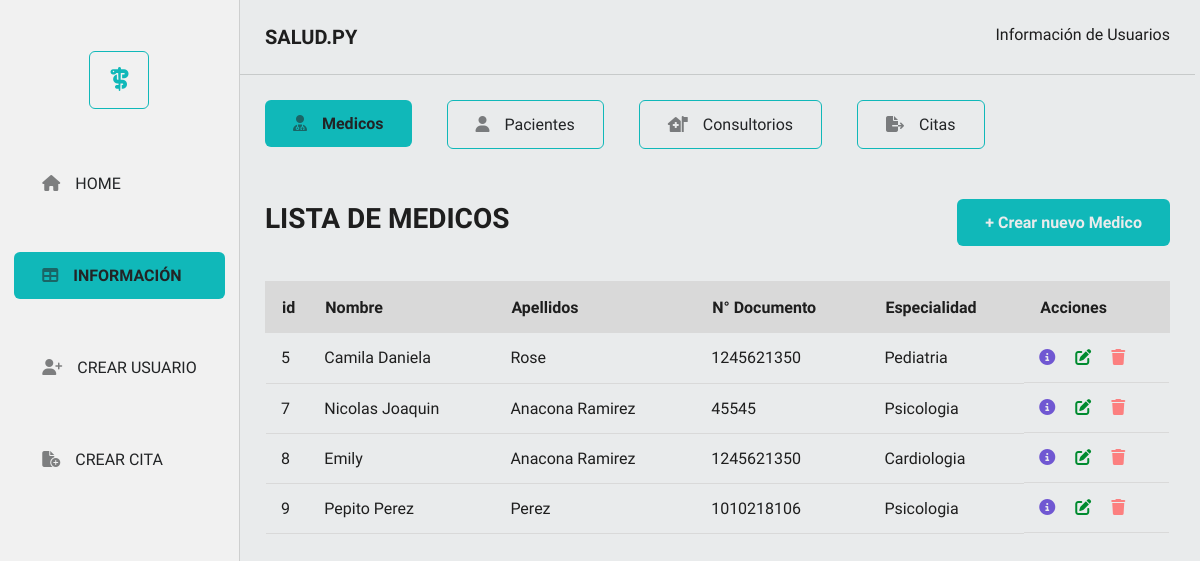
The app's page /medicos with its own data.
### app/models.py (models this page shows)
class Medico(db.Model):
    __tablename__='medicos'
    id = db.Column(db.Integer, primary_key = True )
    nombres = db.Column(db.String(120), nullable = True )
    apellidos = db.Column(db.String(120), nullable = True)
    tipo_identificacion = db.Column(db.String(4), nullable = True)
    numero_identificacion = db.Column(db.Integer)
    registro_medico = db.Column(db.Integer)
    especialidad = db.Column(db.String(50))
    citas = db.relationship("Cita" , backref = "medico" )

### app/routes.py (the view)
@app.route('/medicos')
def get_all_medicos():
    medicos = Medico.query.all()
    return render_template('medicos/medicos.html', medicos = medicos)

### app/templates/medicos/medicos.html (shortened to what this page needs)
<!DOCTYPE html>
<html lang="en">
  <head>
    <link rel="stylesheet" href="/app/styles/styles.css">
    <link rel="stylesheet" href="{{ url_for('static', filename='styles.css' )}}">
    <link rel="stylesheet" href="{{ url_for('static', filename='navs/menuLeft.css')}}">
    <link rel="stylesheet" href="{{ url_for('static', filename = 'info/infoUser.css')}}">
    <link rel="stylesheet" href="{{ url_for('static', filename = 'modals/messages.css')}}">
  </head>
  <body>
    <section class="sectionHomeTable">
      <section class="navLeft">
        <div class="logoNav"><span><i class="fa-solid fa-staff-snake"></i></span></div>
        <div class="navMenuLeft">
          <ul>
            <li><a class="botonLineNone" href="http://127.0.0.1:5000/"><span><i class="fa-solid fa-house"></i></span>HOME</a></li>
            <li><a class="botonPrimary" href="http://127.0.0.1:5000/medicos"><span><i class="fa-solid fa-table"></i></span>INFORMACIÓN</a></li>
            <li><a class="botonLineNone" href="http://127.0.0.1:5000/medicos/create"><span><i class="fa-solid fa-user-plus"></i></span>CREAR USUARIO</a></li>
            <li><a class="botonLineNone" href="http://127.0.0.1:5000/citas/create"><span><i class="fa-solid fa-file-circle-plus"></i></span>CREAR CITA</a></li>
          </ul>
        </div>
      </section>
      <section class="contenidoRight">
        <nav>
          <div class="headerRight">
            <h3>SALUD.PY</h3>
            <p>Información de Usuarios</p>
          </div>
          <div class="navInfoRight">
            <ul>
              <li><a class="botonPrimary" href="http://127.0.0.1:5000/medicos"><span><i class="fa-solid fa-user-doctor"></i></span>Medicos</a> </li>
              <li><a class="botonLine" href="http://127.0.0.1:5000/pacientes"><span><i class="fa-solid fa-user"></i></span> Pacientes </a></li>
              <li><a class="botonLine" href="http://127.0.0.1:5000/consultorios"><span><i class="fa-solid fa-house-medical-flag"></i></span>Consultorios </a></li>
              <li><a class="botonLine" href="http://127.0.0.1:5000/citas"><span><i class="fa-solid fa-file-export"></i></span>Citas</a></li>
            </ul>
          </div>
        </nav>
        <section class="containerRight">
          <div class="navHeaderTable">
            <h3 class="titleTable">LISTA DE MEDICOS</h3>
            <a class="botonPrimary" href="http://127.0.0.1:5000/medicos/create">+ Crear nuevo Medico</a>
          </div>
          <article>
            <table class="table">
              <thead class="tableTitle">
                <tr>
                  <th>id</th>
                  <th>Nombre</th>
                  <th>Apellidos</th>
                  <th>N° Documento</th>
                  <th>Especialidad</th>
                  <th>Acciones</th>
                </tr>
              </thead>
              <tbody>
                {% for medico in medicos %}
                <tr>
                  <td>{{ medico.id }}</td>
                  <td>{{ medico.nombres }}</td>
                  <td>{{ medico.apellidos }}</td>
                  <td>{{ medico.numero_identificacion}}</td>
                  <td>{{ medico.especialidad }}</td>
                  <td class="accionIcon">
                    <a class="iconInfo" href="/medicos/{{ medico.id }}"><i class="fa-solid fa-circle-info"></i></a>
                    <a class="iconUpdate" href="/medicos/update/{{ medico.id}}"><i class="fa-solid fa-pen-to-square"></i></a>
                    <a class="iconDelete" href="/medicos/delete/{{ medico.id }}"><i class="fa-solid fa-trash"></i></a>
                  </td>
                </tr>
                {% endfor %}
              </tbody>
            </table>
          </article>
        </section>
      </section>
    </section>
  </body>
</html>

### app/static/styles.css (style rules this page uses)
:root { --font-family-style : "Sarabun", sans-serif; --color-primary: #E9EBEC; --color-secundary: #10B8B9; --color-font : #1E1E1E; --color-font-text: #222426; --color-bg-secondary: #f1f1f1; --color-extra-bg: #D9D9D9; --color-extra-rgba: rgba(34, 36, 38, 0.17); --color-icon-rgba:rgba(34, 36, 38, 0.56); --color-delete: #FC7F7F; --color-upgrade:#008B2F; --color-details:#7057D2; --linea-color: 1px solid var(--color-extra-rgba); --border-butom: 1px solid var(--color-secundary); }
* { margin: 0; padding: 0; box-sizing: border-box; }
body { background-color: var(--color-primary); font-family: var(--font-family-style); color: var(--color-font); }
.sectionHomeTable { display: flex; }
.botonPrimary { display: flex; gap: 15px; align-items: center; border-radius: 6px; padding: 14px 28px; background-color: var(--color-secundary); text-decoration: none; color: var(--color-primary); font-weight: 600; border: none; }
.botonLine { display: flex; gap: 15px; align-items: center; border-radius: 6px; padding: 14px 28px; border: 1px solid var(--color-secundary); }
.botonLineNone { display: flex; gap: 15px; align-items: center; border-radius: 6px; padding: 14px 28px; }
.contenidoRight { width: 100%; padding-right: 35px; }
.headerRight { padding: 25px; display: flex; justify-content: space-between; border-bottom: var(--linea-color); }
.headerRight h3 { font-size: 1.25rem; font-weight: 600; }
@media (max-width: 1240px) { .contenidoRight { padding-right: 5px; } }

### app/static/navs/menuLeft.css (style rules this page uses)
:root { --color-primary: #E9EBEC; --color-secundary: #10B8B9; --color-font : #1E1E1E; --color-font-text: #222426; --color-bg-secondary: #f1f1f1; --color-extra-bg: #D9D9D9; --color-delete: #FC7F7F; --color-upgrade:#008B2F; --color-details:#7057D2; --color-extra-rgba: rgba(34, 36, 38, 0.17); --color-icon-rgba:rgba(34, 36, 38, 0.56); --linea-color: 1px solid var(--color-extra-rgba); --border-butom: 1px solid var(--color-secundary); }
.navLeft { height: 100vh; width: 20%; border-right: var(--linea-color); background: var(--color-bg-secondary); }
.logoNav { height: 20vh; display: flex; align-items: center; justify-content: center; }
.logoNav span { font-size: 1.5rem; border: var(--border-butom); padding: 14px 20px; border-radius: 6px; color: var(--color-secundary); }
.navMenuLeft { display: flex; justify-content: center; align-items: center; }
.navMenuLeft ul { list-style-type: none; display: flex; flex-direction: column; gap: 45px; }
.navLeft ul li a { text-decoration: none; color: var(--color-font-text); }
.navLeft ul li a span { color: var(--color-icon-rgba); }
@media (max-width: 1240px) { .navLeft { width: 25%; } }

### app/static/info/infoUser.css (style rules this page uses)
:root { --color-primary: #E9EBEC; --color-secundary: #10B8B9; --color-font : #1E1E1E; --color-font-text: #222426; --color-bg-secondary: #f1f1f1; --color-extra-bg: #D9D9D9; --color-delete: #FC7F7F; --color-upgrade:#008B2F; --color-details:#7057D2; --color-extra-rgba: rgba(34, 36, 38, 0.17); --color-icon-rgba:rgba(34, 36, 38, 0.56); --linea-color: 1px solid var(--color-extra-rgba); --border-butom: 1px solid var(--color-secundary); }
.navInfoRight { padding: 25px; }
.navInfoRight ul { display: flex; list-style-type: none; gap: 35px; }
.navInfoRight ul li a { text-decoration: none; color: var(--color-font-text); }
.navInfoRight ul li a span { color: var(--color-icon-rgba); }
.containerRight { padding: 25px; }
.navHeaderTable { display: flex; justify-content: space-between; align-items: baseline; margin-bottom: 35px; }
.navHeaderTable h3 { font-size: 1.75rem; }
.table { width: 100%; border-collapse: collapse; }
.tableTitle { height: 50px; text-align: left; border-radius: 6px; align-items: baseline; }
.tableTitle tr { background-color: var(--color-extra-bg); border-color: none; margin-left: 15px; }
.tableTitle th { border: 2px solid var(--color-extra-bg); padding-left: 15px; }
.table td { height: 50px; border-bottom: 1px solid var(--color-extra-bg); padding-left: 15px; }
.accionIcon { display: flex; gap: 20px; align-items: center; }
.iconInfo { color: var(--color-details); }
.iconUpdate { color: var(--color-upgrade); }
.iconDelete { color: var(--color-delete); }

### records on screen
Medico: id "5", nombres "Camila Daniela", apellidos "Rose", numero_identificacion "1245621350", especialidad "Pediatria"
Medico: id "7", nombres "Nicolas Joaquin", apellidos "Anacona Ramirez", numero_identificacion "45545", especialidad "Psicologia"
Medico: id "8", nombres "Emily", apellidos "Anacona Ramirez", numero_identificacion "1245621350", especialidad "Cardiologia"
Medico: id "9", nombres "Pepito Perez", apellidos "Perez", numero_identificacion "1010218106", especialidad "Psicologia"
